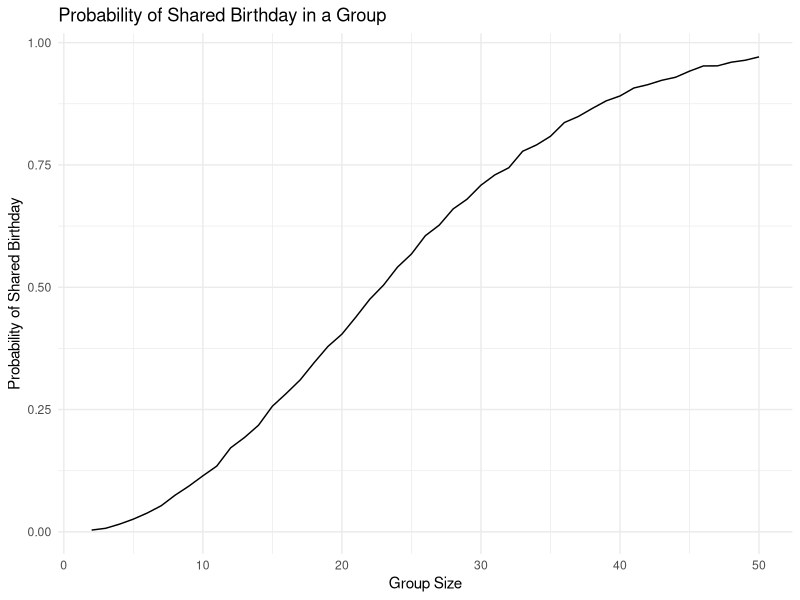

Recreate this plot in R.
## ---- chunk 1
library(tidyverse)

knitr::opts_chunk$set(
	echo = TRUE,
	warning = FALSE,
  fig.width = 6,
  fig.asp = .6,
  out.width = "90%"
)

theme_set(theme_minimal() + theme(legend.position = "bottom"))

options(
  ggplot2.continuous.colour = "viridis",
  ggplot2.continuous.fill = "viridis"
)

scale_colour_discrete = scale_colour_viridis_d
scale_fill_discrete = scale_fill_viridis_d
## ---- chunk 2
bday_sim = function(n) {
  bdays = sample(1:365, size = n, replace = TRUE)
  duplicate = length(unique(bdays)) < n 
  return(duplicate)
}
## ---- chunk 3
sim_res =
  expand_grid(n = 2:50,
              iter = 1:10000) |>
  mutate(res = map_lgl(n, bday_sim)) |>
  group_by(n) |>
  summarize(prob = mean(res))
## ---- chunk 4
sim_res |>
  ggplot(aes(x = n, y = prob)) +
  geom_line() +
  labs(title = "Probability of Shared Birthday in a Group",
       x = "Group Size",
       y = "Probability of Shared Birthday")
